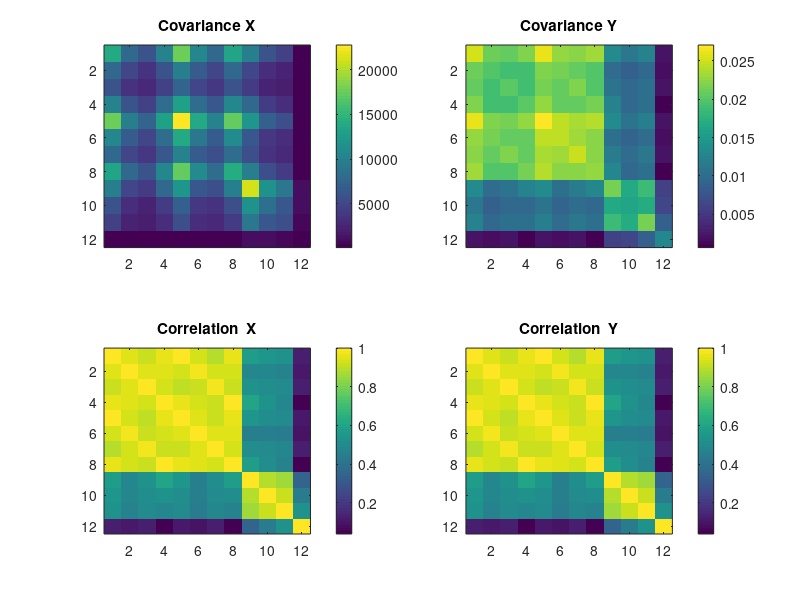
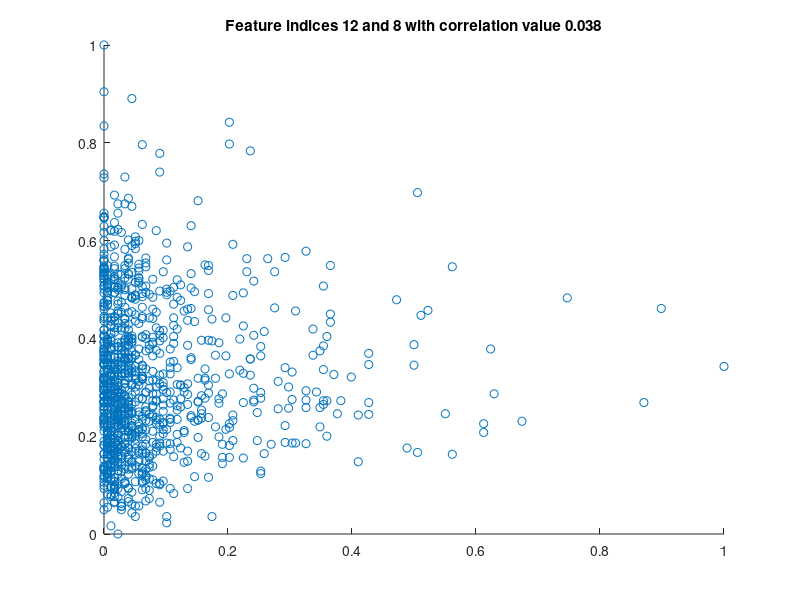

The MATLAB source for these figures, in order:
%load dataset into
X = load('dataset0.txt');

%normalize X for each column between [0,1]
Y = X - min(X);
Y = Y ./ max(Y);

%covariance of X and Y
covX = cov(X);
covY = cov(Y);
%correlation of x and Y
corrX = corrcoef(X);
corrY = corrcoef(Y);

%plot the colormaps
figure;
colormap default;

subplot(2,2,1)
imagesc(covX);
title('Covariance X')
colorbar

subplot(2,2,2)
imagesc(covY);
title('Covariance Y')
colorbar

subplot(2,2,3)
imagesc(corrX);
title('Correlation  X')
colorbar

subplot(2,2,4)
imagesc(corrY);
title('Correlation  Y')
colorbar

figure;
minCorrY = min(corrY(:));
[minCorrRow,minCorrCol] = find(corrY == minCorrY);
scatter(Y(:,minCorrRow(1)),Y(:,minCorrCol(1)));
title(sprintf('Feature indices %i and %i with correlation value %0.3f',minCorrRow(1),minCorrCol(1),minCorrY));

